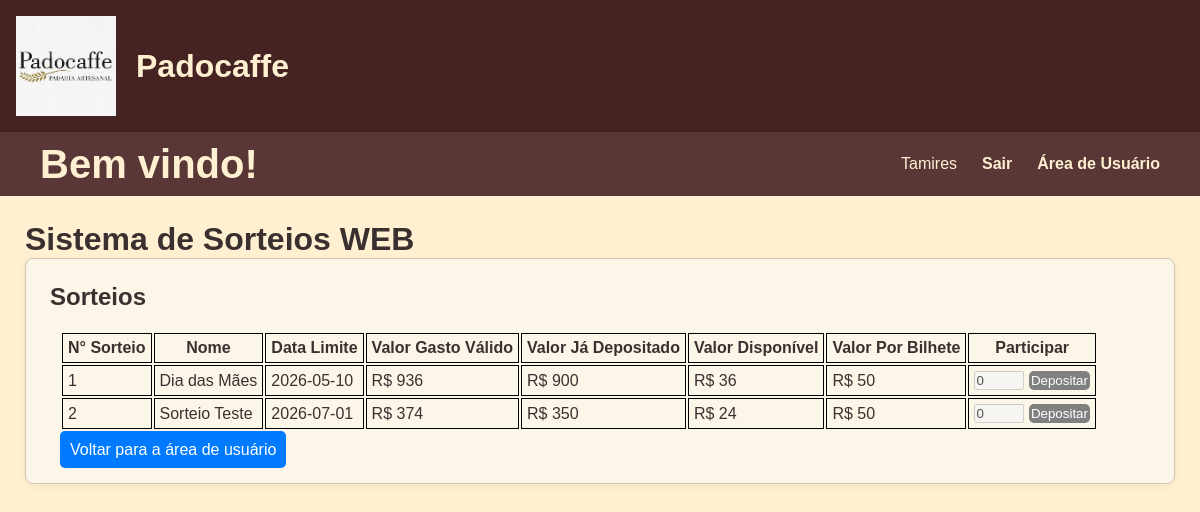
/participar_sorteio (signed in), run on the app's committed database.
### tables this page shows
CREATE TABLE usuario (
  id_usuario INTEGER PRIMARY KEY AUTOINCREMENT,
  username TEXT UNIQUE NOT NULL,
  password TEXT NOT NULL,
  CPF INTEGER NOT NULL,
  celular INTEGER NOT NULL
);

CREATE TABLE "sorteio" (
	"id_sorteio"	INTEGER,
	"nome"	TEXT NOT NULL UNIQUE,
	"data_inicial"	TIMESTAMP NOT NULL,
	"data_limite"	TIMESTAMP NOT NULL,
	"valor_por_bilhete"	NUMERIC NOT NULL,
	"realizado"	BOOLEAN DEFAULT 0,
	"id_bilhete_sorteado"	INTEGER DEFAULT NULL,
	PRIMARY KEY("id_sorteio" AUTOINCREMENT),
	FOREIGN KEY("id_bilhete_sorteado") REFERENCES "bilhete"("id_bilhete"),
	CHECK((NOT "realizado") OR "id_bilhete_sorteado")
);

### flaskr/usuario.py (the view, shortened to what this page needs)
@bp.route('/participar_sorteio', methods=('GET','POST'))
@usuario_required
def participar_sorteio():
    id_usuario = session["user_id"]
    db = get_db()
    with current_app.open_resource('query_usuario.sql') as f:
        sorteios = db.execute(f.read().decode('utf8'),(id_usuario,id_usuario,)).fetchall()
    if request.method == 'GET':
        if sorteios:
            return render_template('usuario/participar_sorteio.html',sorteios=sorteios,sorteios_abertos=True)
        else:
            return render_template('usuario/participar_sorteio.html',get=True,sorteios_abertos=False)

### flaskr/auth.py (called while the page is built, shortened)
@bp.before_app_request
def load_logged_in_user():
    user_id = session.get("user_id")
    auth_type = session.get("auth_type")
    if user_id is None:
        g.admin = None
        g.usuario = None
    elif auth_type == "usuario":
        db = get_db()
        g.usuario = db.execute(
            "SELECT id_usuario, username, password FROM usuario WHERE id_usuario = ?",
            (user_id,)
        ).fetchone()
        g.admin = None

def usuario_required(view):
    @functools.wraps(view)
    def wrapped_view(**kwargs):
        if g.usuario is None:
            return redirect(url_for("auth.login_usuario"))
        return view(**kwargs)
    return wrapped_view

### flaskr/db.py (called while the page is built)
def get_db():
    if 'db' not in g:
        g.db = sqlite3.connect(DB_PATH)
        g.db.row_factory = sqlite3.Row
    return g.db

### flaskr/templates/usuario/participar_sorteio.html (shortened to what this page needs)
{% extends 'base.html' %}
{% block content %}
    <h2 style="margin-bottom: 20px;">Sorteios</h2>
    <div>
        {% if sorteios_abertos %}
            <table style="margin: 10px;">
                <tr>
                    <th>N° Sorteio</th>
                    <th>Nome</th>
                    <th>Data Limite</th>
                    <th>Valor Gasto Válido</th>
                    <th>Valor Já Depositado</th>
                    <th>Valor Disponível</th>
                    <th>Valor Por Bilhete</th>
                    <th>Participar</th>
                </tr>
                {% for sorteio in sorteios %}
                    <tr>
                        <td>{{sorteio.id_sorteio}}</td>
                        <td>{{sorteio.nome_sorteio}}</td>
                        <td>{{sorteio.data_limite}}</td>
                        <td>R$ {{sorteio.total_comprado}}</td>
                        <td>R$ {{sorteio.valor_convertido}}</td>
                        <td>R$ {{sorteio.total_comprado - sorteio.valor_convertido}}</td>
                        <td>R$ {{sorteio.valor_por_bilhete}}</td>
                        <td>
                            {%if sorteio.pode_depositar %}
                                <form class="formulario" style="margin: 0px" method="post" disabled>
                                        <input type="hidden" name="id_sorteio" value={{sorteio.id_sorteio}}>
                                        <input type="hidden" name="valor_por_bilhete" value={{sorteio.valor_por_bilhete}}>
                                        <nobr><input type="number" style="min-width: 50px; margin-bottom: 0px" value="1" id="quantidade_bilhetes" name="quantidade_bilhetes" min="1" max={{(sorteio.total_comprado - sorteio.valor_convertido)//sorteio.valor_por_bilhete}}>
                                        <button class="blue-button" style="padding: 2px" type="submit">Depositar</button></nobr>
                                    {% else %}
                                        <nobr><input disabled type="number" style="min-width: 50px; margin-bottom: 0px" value="0" min="0" max="0">
                                        <button class="blue-button" style="padding: 2px; background-color: gray" type="submit" disabled>Depositar</button></nobr>
                                    {% endif %}
                        </td>
                    </tr>
                {% endfor %}
            </table>
        {% else %}
        <p style="margin: 10px;">No momento não há nenhum sorteio aberto</p>
        {% endif %}
        <a href="{{ url_for('usuario.index_usuario') }}" style="text-decoration: none; background-color: #007BFF; color: white; padding: 10px; border-radius: 5px; margin: 10px;">Voltar para a área de usuário</a>
    </div>
{% endblock %}

### flaskr/templates/base.html (shortened to what this page needs)
<!doctype html>
<html lang="pt-br">
  <head>
    <link rel="stylesheet" href="{{ url_for('static', filename='style.css') }}">
  </head>
  <body>
    <header class="main-header">
        <img src="{{ url_for('static', filename='img/padocaffe imagem.jpeg') }}" alt="Logomarca da Empresa Padocaffe" style="height: 100px;">
        <h1>Padocaffe</h1>
    </header>
    <nav class="navbar">
      <h1>Bem vindo!</h1>
      <ul>
        {% if g.admin %}
            <li><span>{{ g.admin['username'] }}</span></li>
            <li><a class="navbar-item" href="{{ url_for('auth.logout_admin') }}">Sair</a></li>
            <li><a class="navbar-item" href="{{ url_for('admin.index_admin') }}">Área de Administrador</a></li>
        {% else %}
          {% if g.usuario %}
            <li><span>{{ g.usuario['username'] }}</span></li>
            <li><a class="navbar-item" href="{{ url_for('auth.logout_usuario') }}">Sair</a></li>
            <li><a class="navbar-item" href="{{ url_for('usuario.index_usuario') }}">Área de Usuário</a></li>
          {% else %}
            <li><a class="navbar-item" href="{{ url_for('auth.login_admin') }}">Área de Administrador</a></li>
            <li><a class="navbar-item" href="{{ url_for('auth.index') }}">Voltar ao Início</a></li>
          {% endif %}
        {% endif %}
      </ul>
    </nav>
    <main>
      <div style="display: flex; align-items: center; gap: 12px;">
        <h1 style="margin: 0;">Sistema de Sorteios WEB</h1>
      </div>
      <section class="content">
      {% block content %}{% endblock %}
      </section>
    </main>
  </body>
</html>

### flaskr/static/style.css (style rules this page uses)
* { margin: 0; padding: 0; box-sizing: border-box; }
body { background-color: #FFF0D1; color: #3B3030; font-family: Arial, Helvetica, sans-serif; }
a { color: #664343; text-decoration: none; }
.main-header { background-color: #462323; padding: 1rem; display: flex; align-items: center; gap: 20px; color: #FFF0D1; }
.navbar { width: 100%; height: 4rem; background-color: #593737; display: flex; justify-content: space-between; align-items: center; }
.navbar h1 { margin-left: 2.5rem; font-size: 2.5rem; color: #FFF0D1; }
.navbar ul { margin-right: 2.5rem; list-style: none; display: flex; align-items: center; gap: 25px; }
.navbar li { color: #FFF0D1; display: inline-flex; justify-content: space-evenly; }
.navbar-item { color: #FFF0D1; line-height: 50px; text-decoration: none; font-weight: bold; font-family: Arial, Helvetica, sans-serif; }
.blue-button { padding: 10px; background-color: #007BFF; color: white; border: none; border-radius: 5px; }
td { border: 1px solid black; margin: 0px; padding: 5px; }
th { border: 1px solid black; margin: 0px; padding: 5px; }
main { padding: 25px; }
.content { background-color: #fcf6e8; padding: 1.5rem; border: 1px solid #d3c5b4; border-radius: 8px; box-shadow: 0 2px 8px rgba(0,0,0,0.05); }
.content:last-child { margin-bottom: 0; }
.content input, .content textarea { margin-bottom: 1em; }

### data on the page
usuario: usuario.username "Tamires"
sorteio: id_sorteio "1", nome_sorteio "Dia das Mães", data_limite "2026-05-10", total_comprado "936", valor_convertido "900", total_comprado "36", valor_por_bilhete "50"
sorteio: id_sorteio "2", nome_sorteio "Sorteio Teste", data_limite "2026-07-01", total_comprado "374", valor_convertido "350", total_comprado "24", valor_por_bilhete "50"
